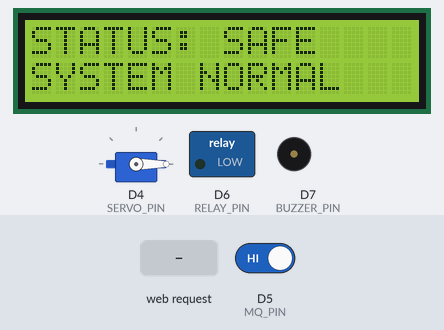
A sketch run on a simulated ESP8266 (NodeMCU). Shown: servo, 16×2 character LCD, switched loads named in the sketch (green lamp = pin HIGH), buzzer (waves = sounding). The test bench sets the inputs (shaded band); at power-on: D5 (MQ_PIN) HIGH.

Above: at 16.9 s.
17.0 s: D5 (MQ_PIN) driven LOW
At 19.4 s:
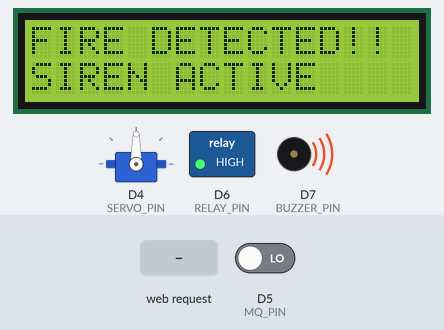
20.0 s: D5 (MQ_PIN) driven HIGH
At 21.2 s:
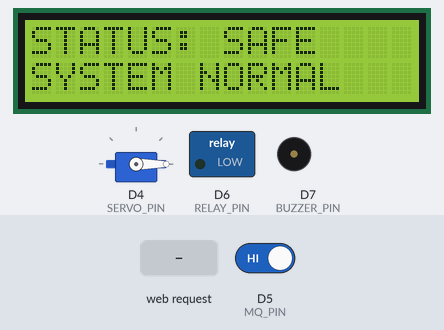
21.5 s: HTTP request GET /fanOn received
At 22.7 s:
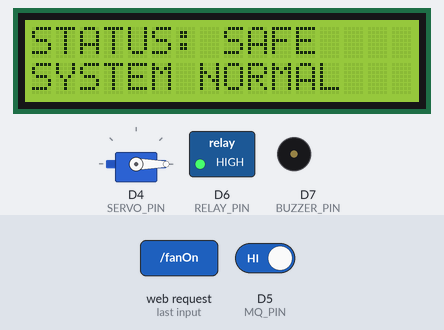
23.1 s: HTTP request GET /ventOpen received
At 24.0 s:
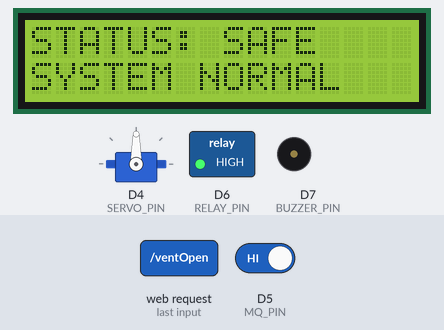
24.7 s: HTTP request GET /fanOff received
At 25.2 s:
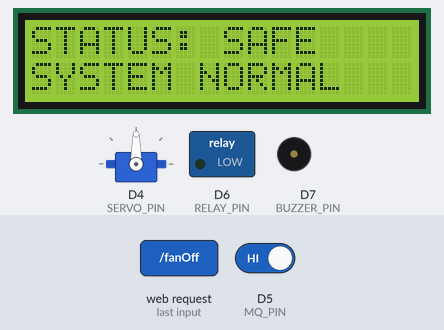
26.3 s: HTTP request GET /buzzerTest received
At 27.7 s:
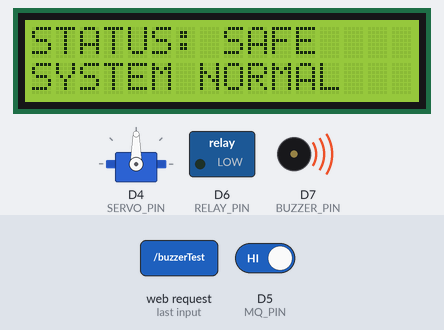
Timing chart, 0 to 28.9 s (numbered marks = the images above; inputs shaded):
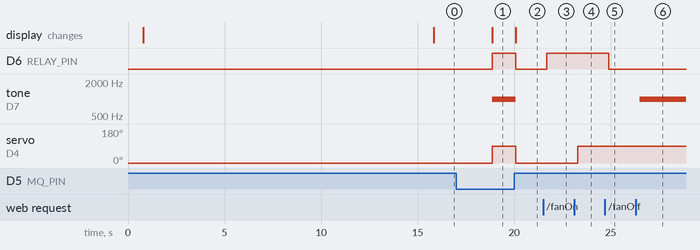

Measured:
- after the input at 17.0 s, D6 (RELAY_PIN): LOW → HIGH after 1.9 s; tone on D7 (BUZZER_PIN): silent → 1000 Hz after 1.9 s; servo on D4 (SERVO_PIN): 0° → 90° after 1.9 s; the display: changes after 1.9 s (image 1)
- after the input at 20.0 s, D6 (RELAY_PIN): HIGH → LOW after 0.09 s; tone on D7 (BUZZER_PIN): 1000 Hz → silent after 0.09 s; servo on D4 (SERVO_PIN): 90° → 0° after 0.09 s; the display: changes after 0.09 s (image 2)
- after the input at 21.5 s, D6 (RELAY_PIN): LOW → HIGH after 0.19 s
- after the input at 23.1 s, servo on D4 (SERVO_PIN): 0° → 90° after 0.20 s
- after the input at 24.7 s, D6 (RELAY_PIN): HIGH → LOW after 0.20 s
- after the input at 26.3 s, tone on D7 (BUZZER_PIN): silent → 1000 Hz after 0.20 s

The sketch:

smoke_gas_detector.ino
```cpp
#include <ESP8266WiFi.h>
#include <ESP8266WebServer.h>
#include <Wire.h>
#include <LiquidCrystal_I2C.h>
#include <Servo.h>
#include "config.h"   // copy config.example.h to config.h and set AP_PASSWORD

// ===== Pins =====
#define MQ_PIN     D5
#define RELAY_PIN  D6
#define BUZZER_PIN D7
#define SERVO_PIN  D4

// ===== WiFi Settings =====
const char* ssid     = "ESP_FireAlarm";
const char* password = AP_PASSWORD;

ESP8266WebServer server(80);

LiquidCrystal_I2C lcd(0x27, 16, 2);
Servo ventServo;

// ===== System States =====
bool fanState      = false;
bool ventState     = false;
bool buzzerState   = false;
bool alarmEnabled  = true;
bool prevFireState = false;  // tracks previous fire state to detect transitions

// ===== LCD change-detection (prevents flicker) =====
String lastLine0 = "";
String lastLine1 = "";

void lcdWrite(const char* line0, const char* line1) {
  if (String(line0) != lastLine0) {
    lcd.setCursor(0, 0);
    lcd.print(line0);
    lastLine0 = String(line0);
  }
  if (String(line1) != lastLine1) {
    lcd.setCursor(0, 1);
    lcd.print(line1);
    lastLine1 = String(line1);
  }
}

// ===== HTML UI (unchanged) =====
const char webpage[] PROGMEM = R"rawliteral(
<!doctype html>
<html lang="en">
<head>
<meta charset="utf-8" /><meta name="viewport" content="width=device-width,initial-scale=1" />
<title>ESP Fire — Interactive</title>
<style>
:root{--bg:#071024;--card:rgba(255,255,255,0.03);--neon-fire:#ff2d55;--accent:#00d4ff;--muted:#9aa6b2;}
*{box-sizing:border-box}
body{margin:0;font-family:Inter,Arial,sans-serif;background:linear-gradient(180deg,#041026 0%,#071024 100%);color:#ecf6ff;padding:18px}
.header{display:flex;gap:12px;align-items:center;margin-bottom:18px}
.logo{width:56px;height:56px;border-radius:12px;background:linear-gradient(135deg,#ff6b6b,#ff2d55);display:flex;align-items:center;justify-content:center;font-weight:700}
.title{font-size:20px;font-weight:700}.subtitle{color:var(--muted);font-size:13px}
.grid{display:grid;grid-template-columns:1fr 360px;gap:16px;align-items:start}
@media(max-width:900px){.grid{grid-template-columns:1fr}.rightCol{order:2}.leftCol{order:1}}
.card{background:linear-gradient(180deg,rgba(255,255,255,0.02),rgba(255,255,255,0.01));padding:14px;border-radius:12px;border:1px solid rgba(255,255,255,0.03);backdrop-filter:blur(6px)}
.controls{display:flex;flex-wrap:wrap;gap:10px;margin-top:8px}
.btn{padding:10px 14px;border-radius:10px;background:linear-gradient(180deg,#071225,#0b1730);border:1px solid rgba(255,255,255,0.04);color:var(--accent);cursor:pointer;min-width:120px;transition:transform .12s}
.btn:hover{transform:translateY(-3px)}.btn.prim{background:linear-gradient(90deg,#ff6b6b,#ff2d55);color:#fff;border:none}
.btn.warn{background:linear-gradient(90deg,#ffb86b,#ff6b2d);color:#111;border:none}
.statusWrap{display:flex;flex-direction:column;align-items:center;gap:14px;padding:18px}
.ring{width:220px;height:220px;border-radius:50%;display:flex;align-items:center;justify-content:center;background:conic-gradient(#0b3450 0deg,#082536 360deg);position:relative;box-shadow:0 20px 60px rgba(2,6,23,0.7);}
.ringInner{width:170px;height:170px;border-radius:50%;display:flex;flex-direction:column;align-items:center;justify-content:center;background:linear-gradient(180deg,rgba(255,255,255,0.02),rgba(255,255,255,0.01));border:1px solid rgba(255,255,255,0.03)}
.statusText{font-weight:800;font-size:18px}.small{color:var(--muted);font-size:12px;margin-top:6px}
.ring.safe{box-shadow:0 30px 80px rgba(0,212,255,0.03),inset 0 0 30px rgba(0,212,255,0.02)}
.ring.alarm{box-shadow:0 30px 120px rgba(255,45,85,0.12),inset 0 0 50px rgba(255,45,85,0.06);animation:ringPulse 1.8s infinite;}
@keyframes ringPulse{0%{transform:scale(1);}50%{transform:scale(1.02);}100%{transform:scale(1);}}
.flameMeter{width:60px;height:180px;border-radius:12px;background:linear-gradient(180deg,#071f2e,#02101a);padding:6px;display:flex;align-items:flex-end}
.flameFill{width:100%;border-radius:8px;background:linear-gradient(180deg,#ff9a6b,#ff2d55);height:0%;transition:height .3s ease}
.indRow{display:grid;grid-template-columns:1fr 1fr;gap:8px;margin-top:12px}
.indBox{padding:12px;border-radius:10px;background:linear-gradient(180deg,rgba(255,255,255,0.01),transparent);text-align:center}
.indVal{font-weight:800}
#popup{position:fixed;left:50%;top:10%;transform:translateX(-50%);z-index:9999;padding:18px 22px;border-radius:14px;background:rgba(255,45,85,0.9);display:none;max-width:720px;text-align:center}
.footer{text-align:center;color:var(--muted);margin-top:18px;font-size:13px}
</style>
</head>
<body>
    <div class="header">
        <div class="logo">FP</div>
        <div>
            <div class="title">Fire Control Panel — Interactive</div>
            <div class="subtitle">Premium — Ring + Flame Meter • SoftAP UI</div>
        </div>
    </div>
    <div class="grid">
        <div class="leftCol">
            <div id="popup">
                <div style="font-size:20px;font-weight:800;color:#fff">🔥 FIRE DETECTED 🔥</div>
                <div style="color:#ffe8e8;margin-bottom:10px">Evacuate & call emergency services.</div>
                <button class="btn prim" onclick="cmd('/ack')">Acknowledge</button>
            </div>
            <div class="card statusWrap">
                <div id="ring" class="ring safe">
                    <div class="ringInner">
                        <div id="statusIcon" style="font-size:34px">🔵</div>
                        <div id="statusText" class="statusText">SAFE</div>
                        <div class="small" id="smallTxt">System normal</div>
                    </div>
                </div>
                <div style="display:flex;gap:18px;margin-top:12px;align-items:flex-start">
                    <div style="display:flex;flex-direction:column;align-items:center;gap:10px">
                        <div class="small">Flame Meter</div>
                        <div class="flameMeter"><div id="flameFill" class="flameFill"></div></div>
                        <div class="small" id="mqLabel">MQ: --</div>
                    </div>
                    <div style="flex:1">
                        <div style="font-weight:700">Controls</div>
                        <div class="controls">
                            <button class="btn" onclick="cmd('/fanOn')">Fan ON</button>
                            <button class="btn" onclick="cmd('/fanOff')">Fan OFF</button>
                            <button class="btn" onclick="cmd('/ventOpen')">Vent OPEN</button>
                            <button class="btn" onclick="cmd('/ventClose')">Vent CLOSE</button>
                            <button class="btn warn" onclick="cmd('/buzzerTest')">Buzzer Test</button>
                            <button class="btn prim" onclick="cmd('/alarmToggle')">Toggle Alarm</button>
                        </div>
                        <div class="indRow">
                            <div class="indBox"><div class="small">Fan</div><div id="fanStatus" class="indVal">OFF</div></div>
                            <div class="indBox"><div class="small">Vent</div><div id="ventStatus" class="indVal">CLOSED</div></div>
                        </div>
                    </div>
                </div>
            </div>
        </div>
        <div class="rightCol">
            <div class="card">
                <div style="font-weight:700;margin-bottom:8px">Quick Status</div>
                <div class="indRow">
                    <div class="indBox"><div class="small">Buzzer</div><div id="buzStatus" class="indVal">IDLE</div></div>
                    <div class="indBox"><div class="small">Alarm Enabled</div><div id="almEn" class="indVal">YES</div></div>
                </div>
            </div>
            <div class="card" style="margin-top:16px">
                <div style="font-weight:700;margin-bottom:8px">About</div>
                <div style="color:var(--muted);font-size:13px">Designed by Lakshay Teotia</div>
            </div>
        </div>
    </div>
    <div class="footer">© <span id="year"></span> Lakshay Teotia</div>
    <script>
        document.getElementById('year').innerText = new Date().getFullYear();
        function update() {
            fetch('/status').then(r => r.json()).then(j => {
                const isAlarm = j.state === "ALARM";
                document.getElementById('ring').className = isAlarm ? 'ring alarm' : 'ring safe';
                document.getElementById('statusIcon').innerText = isAlarm ? '🔥' : '🔵';
                document.getElementById('statusText').innerText = isAlarm ? 'FIRE' : 'SAFE';
                document.getElementById('smallTxt').innerText = isAlarm ? 'Evacuate immediately' : 'System normal';
                document.getElementById('popup').style.display = isAlarm ? 'block' : 'none';
                document.getElementById('fanStatus').innerText = j.fan ? 'ON' : 'OFF';
                document.getElementById('ventStatus').innerText = j.vent ? 'OPEN' : 'CLOSED';
                document.getElementById('buzStatus').innerText = j.buzzer ? 'ON' : 'IDLE';
                document.getElementById('almEn').innerText = j.alarmEnabled;
                document.getElementById('flameFill').style.height = (j.mq == 0 ? 100 : 4) + '%';
                document.getElementById('mqLabel').innerText = 'MQ: ' + (j.mq == 0 ? 'FIRE' : 'SAFE');
            });
        }
        function cmd(path) { fetch(path); setTimeout(update, 200); }
        setInterval(update, 1000);
    </script>
</body>
</html>
)rawliteral";

// ===== Web Status Handler =====
void handleStatus() {
  int mqVal = digitalRead(MQ_PIN);
  static unsigned long fireTimerWeb = 0;
  bool fireDetected = false;
  if (mqVal == LOW) {
    if (millis() - fireTimerWeb > 2000) fireDetected = true;
  } else {
    fireTimerWeb = millis();
  }

  String json = "{";
  json += "\"state\":\"" + String(fireDetected ? "ALARM" : "SAFE") + "\",";
  json += "\"fan\":"    + String(fanState    ? "true" : "false") + ",";
  json += "\"vent\":"   + String(ventState   ? "true" : "false") + ",";
  json += "\"buzzer\":" + String(buzzerState ? "true" : "false") + ",";
  json += "\"alarmEnabled\":\"" + String(alarmEnabled ? "YES" : "NO") + "\",";
  json += "\"mq\":"     + String(mqVal);
  json += "}";
  server.send(200, "application/json", json);
}

// ===== SETUP =====
void setup() {
  Serial.begin(115200);
  pinMode(MQ_PIN,     INPUT);
  pinMode(RELAY_PIN,  OUTPUT);
  pinMode(BUZZER_PIN, OUTPUT);

  fanState      = false;
  ventState     = false;
  buzzerState   = false;
  prevFireState = false;

  digitalWrite(RELAY_PIN, LOW);
  ventServo.attach(SERVO_PIN);
  ventServo.write(0);
  noTone(BUZZER_PIN);

  delay(200);
  Wire.begin(D2, D1);
  delay(500);
  lcd.init();
  lcd.backlight();

  lcdWrite("Warming Sensor  ", "Please wait...  ");
  delay(15000);
  lcd.clear();
  lastLine0 = "";
  lastLine1 = "";

  WiFi.softAP(ssid, password);
  server.on("/", [](){ server.send_P(200, "text/html", webpage); });
  server.on("/status", handleStatus);

  server.on("/fanOn",      [](){ fanState    = true;  server.send(200, "text/plain", "OK"); });
  server.on("/fanOff",     [](){ fanState    = false; server.send(200, "text/plain", "OK"); });
  server.on("/ventOpen",   [](){ ventState   = true;  server.send(200, "text/plain", "OK"); });
  server.on("/ventClose",  [](){ ventState   = false; server.send(200, "text/plain", "OK"); });
  server.on("/ack",        [](){ buzzerState = false; server.send(200, "text/plain", "OK"); });
  server.on("/buzzerTest", [](){ buzzerState = true;  server.send(200, "text/plain", "OK"); });

  server.on("/alarmToggle", [](){
    alarmEnabled = !alarmEnabled;
    buzzerState  = false;
    noTone(BUZZER_PIN);
    server.send(200, "text/plain", "OK");
  });

  server.begin();
}

// ===== LOOP =====
void loop() {
  server.handleClient();

  int mqVal = digitalRead(MQ_PIN);
  static unsigned long fireTimer = 0;
  bool fireDetected = false;

  if (mqVal == LOW) {
    if (millis() - fireTimer > 2000) fireDetected = true;
  } else {
    fireTimer = millis();
  }

  // --- AUTOMATIC OVERRIDE ---
  if (alarmEnabled && fireDetected) {
    fanState    = true;
    ventState   = true;
    buzzerState = true;
    lcdWrite("FIRE DETECTED!! ", "SIREN ACTIVE    ");
  } else {
    // FIX: only reset flags at the exact moment fire clears (transition: true → false)
    // On all other iterations with no fire, leave flags untouched so manual commands persist
    if (prevFireState) {
      fanState    = false;
      ventState   = false;
      buzzerState = false;
    }
    lcdWrite("STATUS: SAFE    ", "SYSTEM NORMAL   ");
  }

  prevFireState = fireDetected;  // remember this iteration's state for next iteration

  // --- APPLY PHYSICAL STATES ---
  digitalWrite(RELAY_PIN, fanState  ? HIGH : LOW);
  ventServo.write(ventState         ? 90   : 0);
  if (buzzerState) tone(BUZZER_PIN, 1000);
  else             noTone(BUZZER_PIN);

  delay(200);
}
```

config.example.h
```cpp
// Copy this file to config.h (which is gitignored) and set your own values.
// WPA2 requires the password to be at least 8 characters, otherwise softAP() fails.
#pragma once
#define AP_PASSWORD "change-me-8-chars-min"
```
